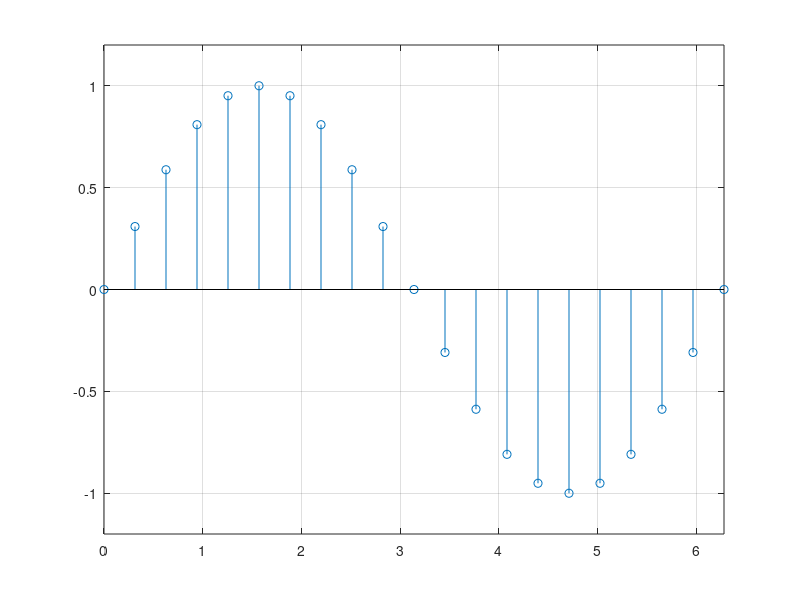

Here is the MATLAB script that generated this plot:
% interpolate.m

clf;
for steps=3:20
    x = 0:2*pi/steps:2*pi;
    y = sin(x);
    stem(x,y);
    grid;
    axis([0 2*pi -1.2 1.2]);
    pause(0.5);
end